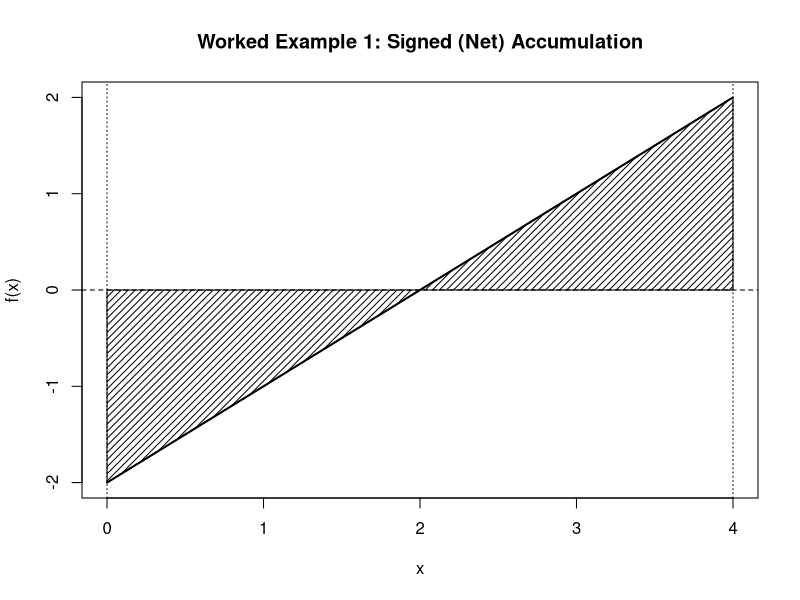
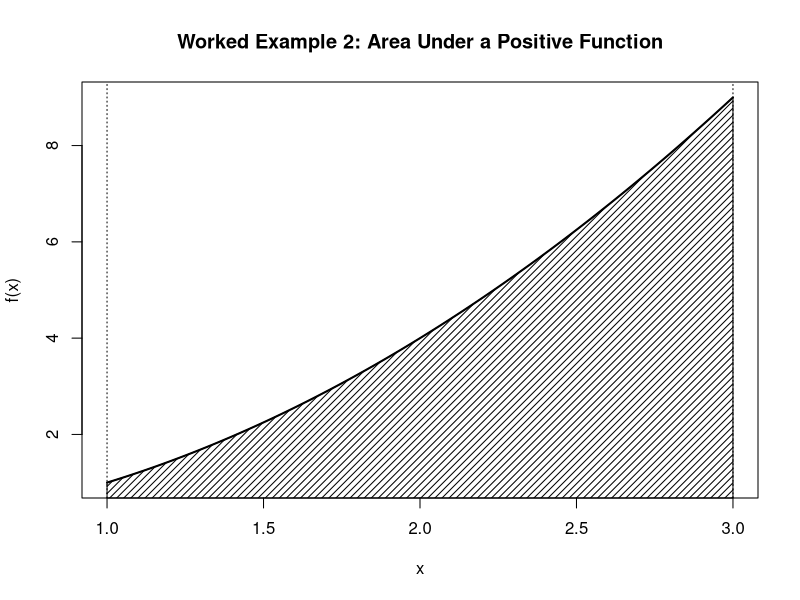
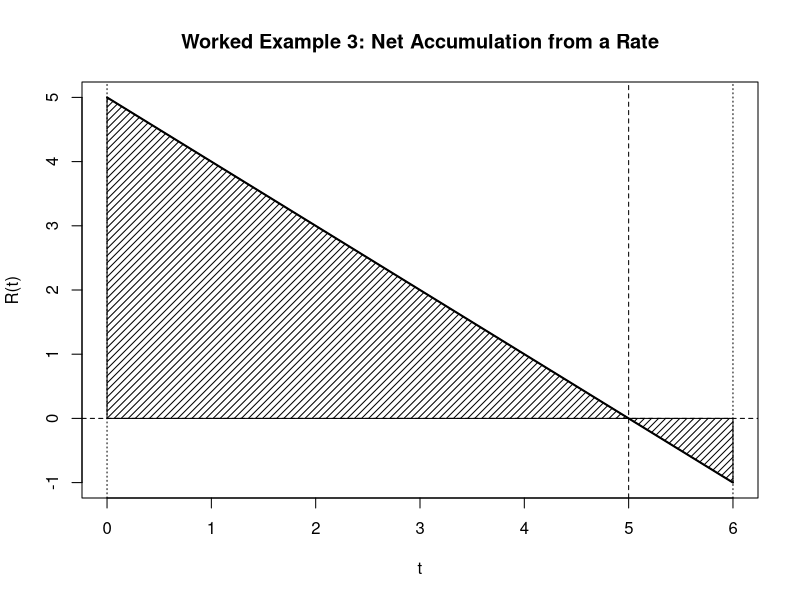
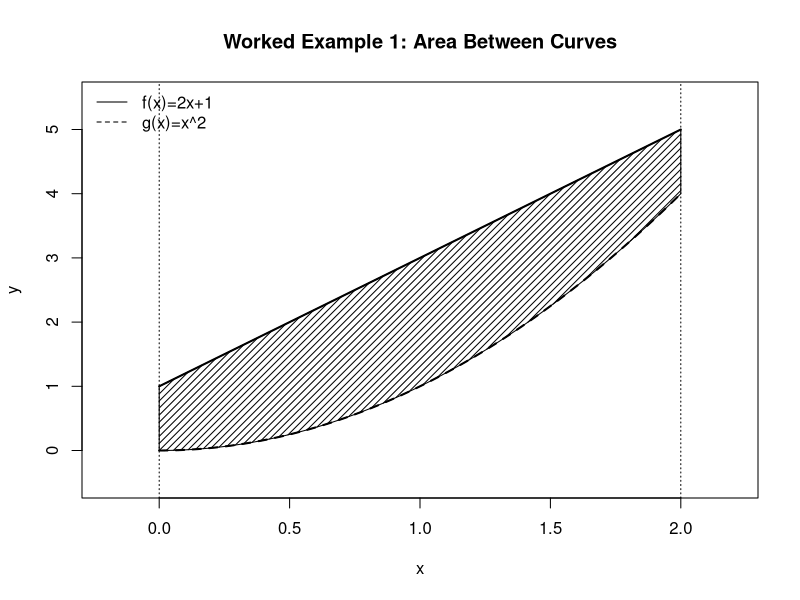
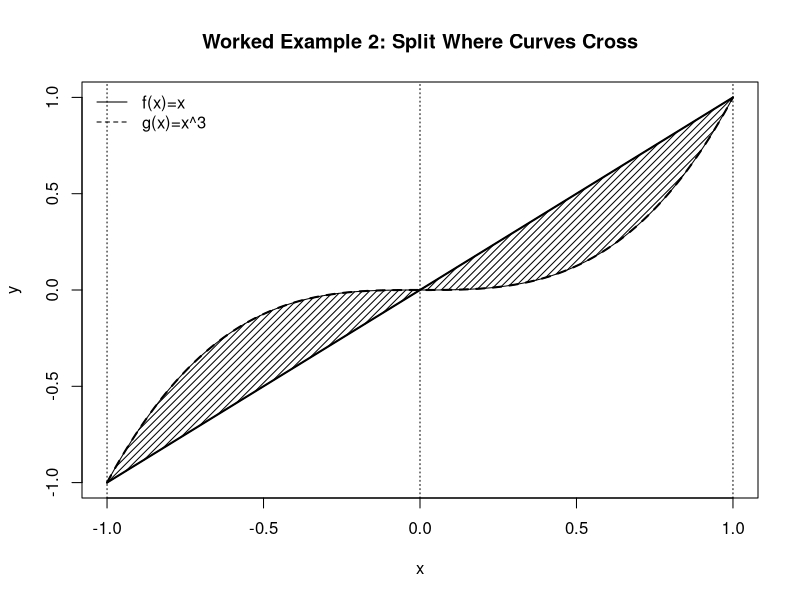

Recreate these plots in R, in order.
## ---- chunk 1
f1 <- function(x) x - 2
a <- 0
b <- 4

x_all <- seq(a, b, length.out = 600)
y_all <- f1(x_all)

plot(x_all, y_all,
     type = "l", lwd = 2,
     xlab = "x", ylab = "f(x)",
     main = "Worked Example 1: Signed (Net) Accumulation")
abline(h = 0, lty = 2)

# Shade signed area: below axis (negative) and above axis (positive)
x_neg <- seq(a, 2, length.out = 300)
x_pos <- seq(2, b, length.out = 300)

polygon(c(x_neg, rev(x_neg)),
        c(f1(x_neg), rep(0, length(x_neg))),
        density = 20)

polygon(c(x_pos, rev(x_pos)),
        c(f1(x_pos), rep(0, length(x_pos))),
        density = 20)

abline(v = a, lty = 3)
abline(v = b, lty = 3)
## ---- chunk 2
f2 <- function(x) x^2
a <- 1
b <- 3

x_all <- seq(a, b, length.out = 600)
y_all <- f2(x_all)

plot(x_all, y_all,
     type = "l", lwd = 2,
     xlab = "x", ylab = "f(x)",
     main = "Worked Example 2: Area Under a Positive Function")
abline(h = 0, lty = 2)

polygon(c(x_all, rev(x_all)),
        c(y_all, rep(0, length(x_all))),
        density = 20)

abline(v = a, lty = 3)
abline(v = b, lty = 3)
## ---- chunk 3
R <- function(t) 5 - t
a <- 0
b <- 6

t_all <- seq(a, b, length.out = 600)
y_all <- R(t_all)

plot(t_all, y_all,
     type = "l", lwd = 2,
     xlab = "t", ylab = "R(t)",
     main = "Worked Example 3: Net Accumulation from a Rate")
abline(h = 0, lty = 2)

# Shade signed area: positive from 0 to 5, negative from 5 to 6
t_pos <- seq(a, 5, length.out = 500)
t_neg <- seq(5, b, length.out = 200)

polygon(c(t_pos, rev(t_pos)),
        c(R(t_pos), rep(0, length(t_pos))),
        density = 20)

polygon(c(t_neg, rev(t_neg)),
        c(R(t_neg), rep(0, length(t_neg))),
        density = 20)

abline(v = a, lty = 3)
abline(v = b, lty = 3)
abline(v = 5, lty = 2)  # where the rate crosses 0
## ---- chunk 4
f <- function(x) 2*x + 1
g <- function(x) x^2
a <- 0
b <- 2

x <- seq(a, b, length.out = 600)

plot(x, f(x), type="l", lwd=2,
     xlab="x", ylab="y",
     main="Worked Example 1: Area Between Curves",
      xlim = c(-0.2, 2.2),
     ylim = c(-0.5, 5.5))

lines(x, g(x), lwd=2, lty=2)

polygon(c(x, rev(x)),
        c(f(x), rev(g(x))),
        density=20)

abline(v=a, lty=3)
abline(v=b, lty=3)
legend("topleft",
       legend=c("f(x)=2x+1","g(x)=x^2"),
       lty=c(1,2), bty="n")
## ---- chunk 5
f <- function(x) x
g <- function(x) x^3
a <- -1
b <- 1
c <- 0

x_left <- seq(a, c, length.out = 400)
x_right <- seq(c, b, length.out = 400)

plot(seq(a, b, length.out=800), f(seq(a, b, length.out=800)),
     type="l", lwd=2,
     xlab="x", ylab="y",
     main="Worked Example 2: Split Where Curves Cross")
lines(seq(a, b, length.out=800), g(seq(a, b, length.out=800)),
      lwd=2, lty=2)

polygon(c(x_left, rev(x_left)),
        c(g(x_left), rev(f(x_left))),
        density=20)

polygon(c(x_right, rev(x_right)),
        c(f(x_right), rev(g(x_right))),
        density=20)

abline(v=c, lty=3)
abline(v=a, lty=3)
abline(v=b, lty=3)

legend("topleft",
       legend=c("f(x)=x","g(x)=x^3"),
       lty=c(1,2), bty="n")
